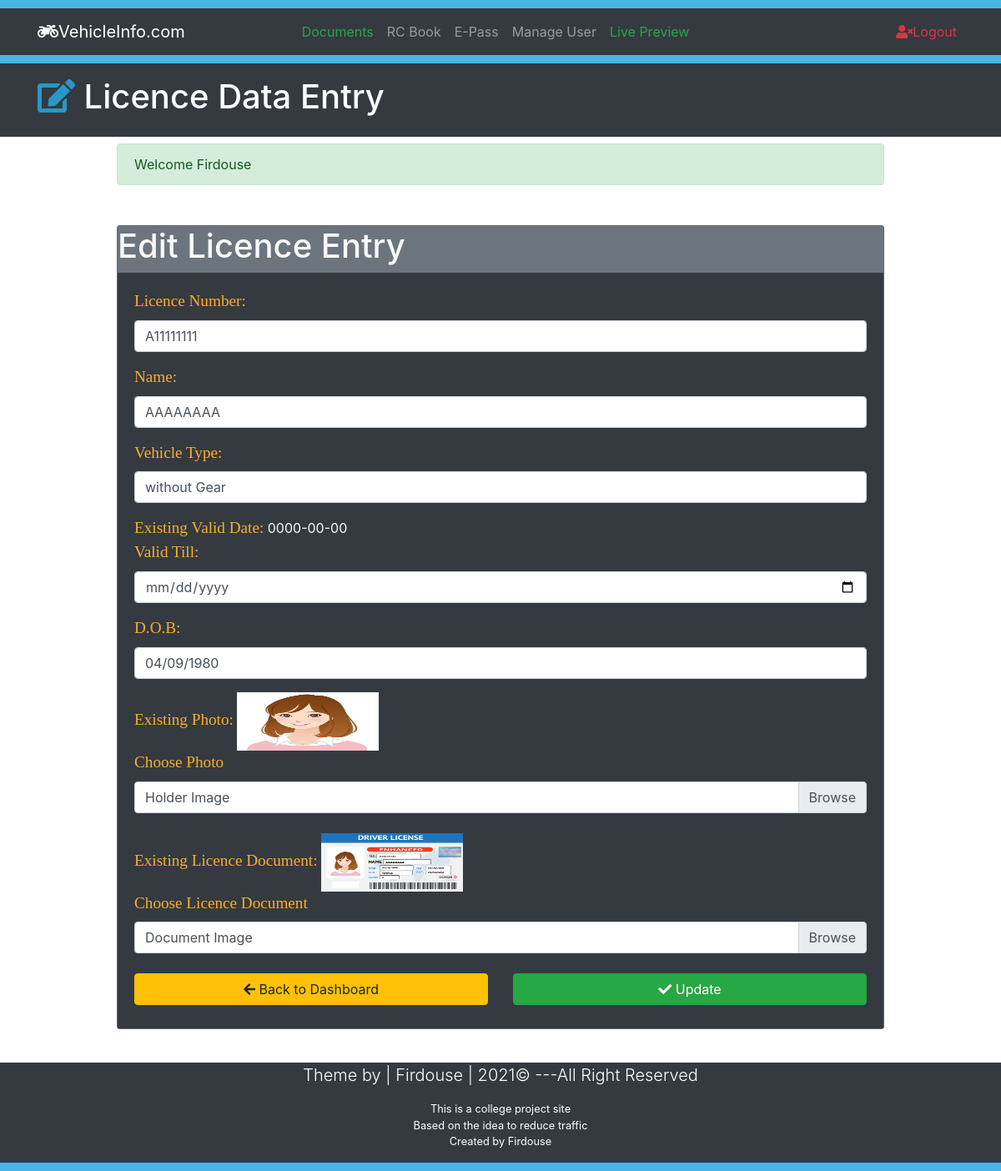
The app's page /uploads/LicenceEdit.php?ID=1 (signed in) with its own data.
### tables this page shows
CREATE TABLE IF NOT EXISTS `licence` (
`ID` int(10) NOT NULL,
  `DateTime` datetime NOT NULL,
  `Licence_Number` varchar(50) NOT NULL,
  `LName` varchar(50) NOT NULL,
  `Vehicle_Type` varchar(50) NOT NULL,
  `Valid_Till` date NOT NULL,
  `Birth_Date` varchar(50) NOT NULL,
  `Licence_Photo` varchar(100) NOT NULL,
  `Licence_Document` varchar(100) DEFAULT NULL,
  `AddedBy` varchar(50) NOT NULL
);

### uploads/LicenceEdit.php (the view, shortened to what this page needs)
<?php require_once("../includes/Session.php");?>
<?php
$SarchQueryParameter=$_GET['ID'];
?>
<!DOCTYPE html>
<html lang="en">
<head>
  <link rel="stylesheet" href="https://use.fontawesome.com/releases/v5.5.0/css/all.css">
  <link rel="stylesheet" href="https://stackpath.bootstrapcdn.com/bootstrap/4.2.1/css/bootstrap.min.css">
  <link rel="stylesheet" href="../css/style.css">
</head>
<body>
  <div style="height: 10px; background: #27a9e1d7;"></div>
  <nav class="navbar navbar-expand-lg navbar-dark bg-dark">
    <div class="container">
      <a href="AddDoc.php" class="navbar-brand"><i class="fas fa-motorcycle"></i>VehicleInfo.com </a>
      <div class="collapse navbar-collapse" id="navbarcollapse1">
        <ul class="navbar-nav mx-auto">
        <li class="nav-item">
            <a href="AddDoc.php" class="nav-link text-success">Documents</a>
          </li>
          <li class="nav-item">
            <a href="Rc_Book.php" class="nav-link">RC Book</a>
          </li>
          <li class="nav-item">
            <a href="epass.php" class="nav-link">E-Pass</a>
          </li>
          <li class="nav-item">
            <a href="officer.php" class="nav-link">Manage User</a>
          </li>
          <li class="nav-item">
            <a href="frontend.php" class="nav-link  text-success">Live Preview</a>
          </li>
        </ul>
        <ul class="navbar-nav ml-auto">
          <li class="nav-item">
          <a href="Logout.php" class="nav-link text-danger"> <i class="fas fa-user-times"></i>Logout</a>
          </li>
        </ul>
      </div>
    </div>
  </nav>
  <div style="height: 10px; background: #27a9e1d7;"></div>
  <header class="bg-dark text-white py-3">
    <div class="container">
      <div class="row">
        <div class="col-md-12">
          <h1><i class="fas fa-edit" style="color: #27a9e1d7;"></i> Licence Data Entry</h1>
        </div>
      </div>
    </div>
  </header>
  <section class="container py-2 mb-4">
    <div class="row" >
      <div class="offset-lg-1 col-lg-10" style="min-height: 100px;">
        <?php
        echo SuccessMessage();
        global $ConnectingDB;
        $sql = "SELECT * FROM licence WHERE ID='$SarchQueryParameter'";
        $stmt = $ConnectingDB ->query($sql);
        while($DataRows=$stmt->fetch()){
          $NoToBeUpdated   = $DataRows['Licence_Number'];
          $NameToBeUpdated= $DataRows['LName'];
          $TypeToBeUpdated= $DataRows['Vehicle_Type'];
          $ValidityToBeUpdated= $DataRows['Valid_Till'];
          $BirthDateToBeUpdated= $DataRows['Birth_Date'];
          $PhotoToBeUpdated= $DataRows['Licence_Photo'];
          $DocToBeUpdated= $DataRows['Licence_Document'];
        }
        ?>
        <form action="LicenceEdit.php?ID=<?php echo $SarchQueryParameter;?>" class="" method="POST" enctype="multipart/form-data">
          <div class="card bg-secondary text-light mb-2 mt-5">
            <div class="class-header">
              <h1>Edit Licence Entry</h1>
            </div>
            <div class="card-body bg-dark">
              <div class="form-group">
                <label for="lno"><span class="FieldInfo"> Licence Number: </span></label>
                <input type="text" class="form-control" name="LicenceNumber" id="lno" placeholder="Type Licence Number here" value="<?php echo $NoToBeUpdated?>">
              </div>
              <div class="form-group">
                <label for="name"><span class="FieldInfo"> Name: </span></label>
                <input type="text" class="form-control" name="Name" id="name" placeholder="Type Name here" value="<?php echo $NameToBeUpdated?>">
              </div>
              <div class="form-group">
                <label for="type"><span class="FieldInfo"> Vehicle Type: </span></label>
                <input type="text" class="form-control" name="VehicleType" id="type" placeholder="Type with/without gear here" value="<?php echo $TypeToBeUpdated?>">
              </div>
              <div class="form-group">
                <span class="FieldInfo">Existing Valid Date:</span>
                <?php echo $ValidityToBeUpdated?><br>
                <label for="validity"><span class="FieldInfo"> Valid Till: </span></label>
                <input type="date" class="form-control" name="Validity" id="validity" placeholder="Type Validity here" value="">
              </div>
              <div class="form-group">
                <label for="DoB"><span class="FieldInfo"> D.O.B: </span></label>
                <input type="text" class="form-control" name="BirthDate" id="DoB" placeholder="Type Date of birth here" value="<?php echo $BirthDateToBeUpdated?>">
              </div>
              <div class="form-group  mb-4">
              <span class="FieldInfo">Existing Photo:</span>
              <img src="../photos/<?php echo $PhotoToBeUpdated;?>" width="170px"; height="70px"; >
              <br>
                <label for="LPhoto"><span class="FieldInfo"> Choose Photo </span></label>
                <div class="custom-file">
                  <label for="LPhoto" class="custom-file-label"> Holder Image</label>
                </div>
              </div>
              <span class="FieldInfo">Existing Licence Document:</span>
              <img src="../photos/<?php echo $DocToBeUpdated?>" width="170px"; height="70px"; ><br>
              <div class="form-group  mb-4">
                <label for="ldoc"><span class="FieldInfo"> Choose Licence Document </span></label>
                <div class="custom-file">
                  <label for="LDoc" class="custom-file-label"> Document Image</label>
                </div>
              </div>
              <div class="row">
                <div class="col-lg-6 mb-2">
                  <a href="AddDoc.php" class="btn btn-warning btn-block"><i class="fas fa-arrow-left"></i> Back to Dashboard</a>
                </div>
                <div class="col-lg-6 mb-2">
                  <button type="submit" name="Submit" class="btn btn-success btn-block">
                  <i class="fas fa-check"></i> Update
                  </button>
                </div>
            </div>
            </div>
          </div>
        </form>
      </div>
    </div>
  </section>
  <footer class="bg-dark text-white">
    <div class="container">
      <div class="row">
        <div class="col">
        <p class="lead text-center">Theme by | Firdouse | <span id="year"></span>&copy; ---All Right Reserved</p>
        <p class="text-center small">This is a college project site <br>Based on the idea to reduce traffic<br>Created by Firdouse </p>
        </div>
      </div>
    </div>
  </footer>
  <div style="height: 10px; background: #27a9e1d7;"></div>
</body>
</html>

### css/style.css (style rules this page uses)
.FieldInfo { color: rgb(251,174,44); font-family: Bitter,Georgia, 'Times New Roman', Times, serif; font-size: 1.2em; }

### records on screen
licence: LicenceNumber "A11111111", Name "AAAAAAAA", VehicleType "without Gear", Valid_Till "0000-00-00", BirthDate "04/09/1980", Licence_Photo (picture), Licence_Document (picture)

### other values on screen
SuccessMessage() "Welcome Firdouse"
